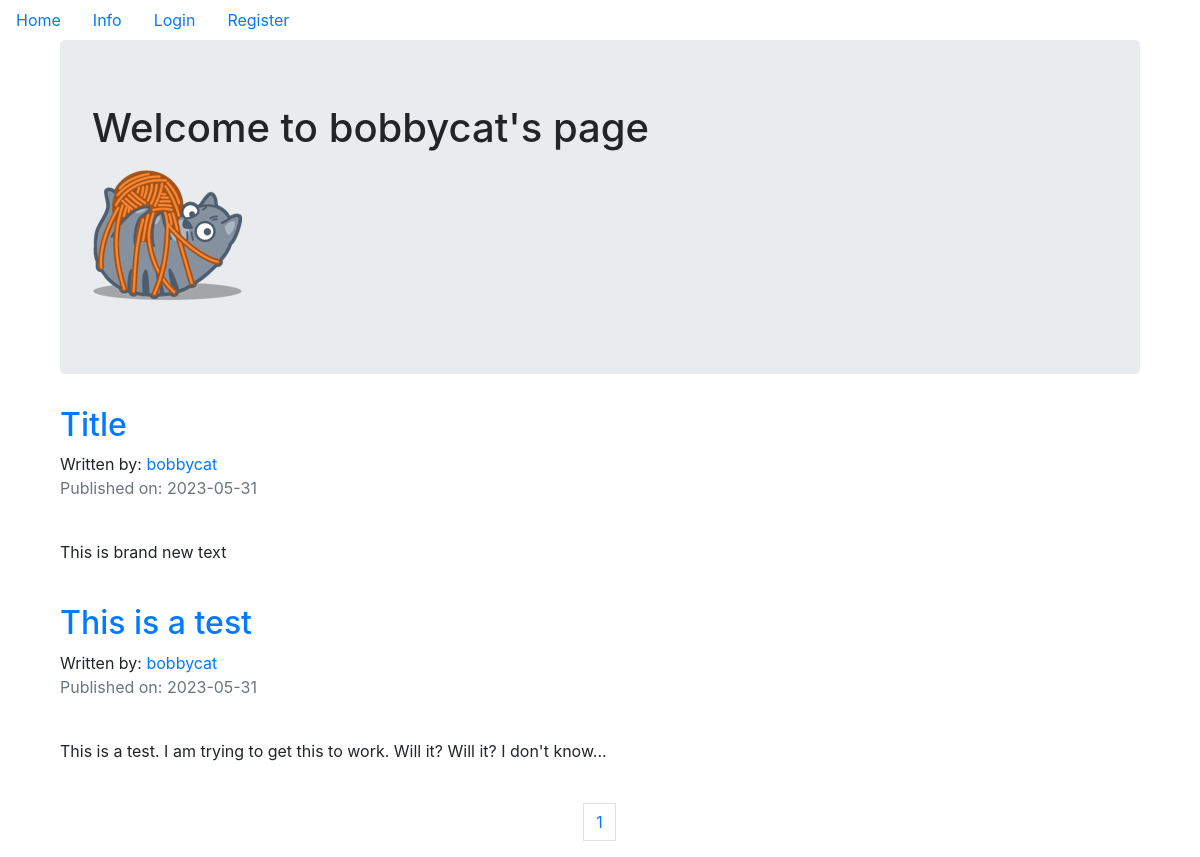
The page /bobbycat on the database its author committed.
### kittencompanyblog/models.py (models this page shows, shortened)
class User(db.Model, UserMixin):
    __tablename__ = 'users'
    id = db.Column(db.Integer, primary_key = True)
    profile_image = db.Column(db.String(64), nullable = False, default = 'default_profile.png')
    email = db.Column(db.String(64), unique=True, index=True)
    username = db.Column(db.String(64), unique=True, index=True)
    password_hash = db.Column(db.String(128))
    posts = db.relationship('BlogPost', backref='author', lazy=True)

class BlogPost(db.Model):
    users = db.relationship(User) #connects blog post with user model, not using foreign key yet
    id = db.Column(db.Integer, primary_key = True)
    user_id = db.Column(db.Integer, db.ForeignKey('users.id'), nullable = False)
    date = db.Column(db.DateTime, nullable = False, default = datetime.utcnow)
    title = db.Column(db.String(140), nullable = False)
    text = db.Column(db.Text, nullable = False)

### kittencompanyblog/users/views.py (the view)
@users.route('/<username>')
def user_posts(username):
    page = request.args.get('page',1,type=int) #pagination
    user = User.query.filter_by(username=username).first_or_404()
    blog_posts = BlogPost.query.filter_by(author=user).order_by(BlogPost.date.desc()).paginate(page=page, per_page=5)
    return render_template('user_blogpost.html', blog_posts=blog_posts, user=user)

### kittencompanyblog/templates/user_blogpost.html
{% extends 'base.html' %}
{% block content %}
<div class="container">
    <div class="jumbotron text-align-center">
        <h1>Welcome to {{user.username}}'s page</h1>
        <img src="{{url_for('static', filename='profile_pics/'+user.profile_image)}}" alt="">
    </div>
{% for post in blog_posts.items %}
<h2><a href="{{url_for('blog_posts.blog_post', blog_post_id=post.id)}}">{{post.title}}</a></h2>
Written by: <a href="{{url_for('users.user_posts', username=post.author.username)}}">{{post.author.username}}</a>
<p class="text-muted">Published on: {{post.date.strftime("%Y-%m-%d")}}</p>
<br>
<p>{{post.text}}</p>
<br>
{% endfor %}
</div>
    <nav aria-label="Page navigation example">
        <ul class="pagination justify-content-center">
            {% for page_num in blog_posts.iter_pages(left_edge=1,right_edge=1,left_current=1,right_current=2) %}
                {% if blog_posts.page == page_num %}
                <li class="class-item disabled">
                    <a class="page-link" href="{{url_for('users.user_posts', username = user.username, page=page_num)}}">{{ page_num }}</a>
                </li>
                {% else %}
                <li class="class-item">
                    <a class="page-link" href="{{url_for('users.user_posts', username = user.username, page=page_num)}}">{{ page_num }}</a>
                </li>
                {% endif %}
            {% endfor %}
      </nav>
{% endblock %}

### rows shown on the page
User: username "bobbycat", profile_image (picture)
BlogPost: title "Title", author.username "bobbycat", date "2023-05-31", text "This is brand new text"
BlogPost: title "This is a test", author.username "bobbycat", date "2023-05-31", text "This is a test. I am trying to get this to work. Will it? Will it? I don't know..."

### other values the page prints
{{ page_num }} "1"
